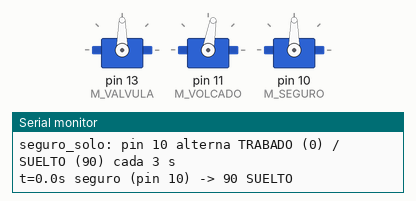
Recording of a sketch running on a simulated Arduino Mega 2560, built with avr-gcc and run on an emulated ATmega2560. Shown: 3 × servo, the last lines printed to the serial monitor.

Above: at 0.05 s.
At 6.0 s:
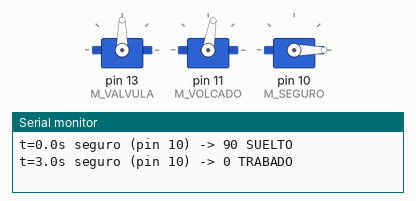
Timing chart, 0 to 7.8 s (numbered marks = the images above):
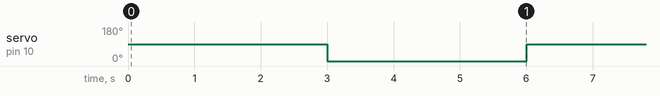

The sketch:

seguro_solo.ino
```cpp
// Mueve SOLO el servo del seguro (pin 10), alternando trabado/suelto cada 3 s, en bucle.
// Para diagnosticar si el seguro responde (cable, conector o servo).
// Seguridad: Peltier y ventiladores APAGADOS, válvula CERRADA (90°), y el volcado (pin 11)
// sujeta el plato en reposo (80°) para que no quede suelto cuando el seguro se abre.

#include <Servo.h>

const uint8_t M_SEGURO = 10, M_VOLCADO = 11, M_VALVULA = 13;
const int SEGURO_TRABADO = 0, SEGURO_SUELTO = 90;
const int VOLCADO_REPOSO = 80, VALVULA_CERRADA = 90;   // calibrados (CondenserControl.h)
const uint8_t POWER_PINS[] = {5, 4, 39, 33, 30, 31, 2, 28, 29, 3};  // IBT-2 y L298N

Servo seguro, volcado, valvula;
unsigned long n = 0;

void setup() {
  for (uint8_t p : POWER_PINS) { pinMode(p, OUTPUT); digitalWrite(p, LOW); }
  valvula.write(VALVULA_CERRADA); valvula.attach(M_VALVULA);
  volcado.write(VOLCADO_REPOSO);  volcado.attach(M_VOLCADO);
  seguro.write(SEGURO_TRABADO);   seguro.attach(M_SEGURO);
  Serial.begin(115200);
  Serial.println(F("seguro_solo: pin 10 alterna TRABADO (0) / SUELTO (90) cada 3 s"));
}

void loop() {
  n++;
  int ang = (n % 2) ? SEGURO_SUELTO : SEGURO_TRABADO;
  seguro.write(ang);
  Serial.print(F("t=")); Serial.print(millis() / 1000.0, 1);
  Serial.print(F("s seguro (pin 10) -> ")); Serial.print(ang);
  Serial.println(ang == SEGURO_SUELTO ? F(" SUELTO") : F(" TRABADO"));
  delay(3000);
}
```

Measured:
- by itself, servo on pin 10 (M_SEGURO): alternates 90° for 3.0 s and 0° for 3.0 s
